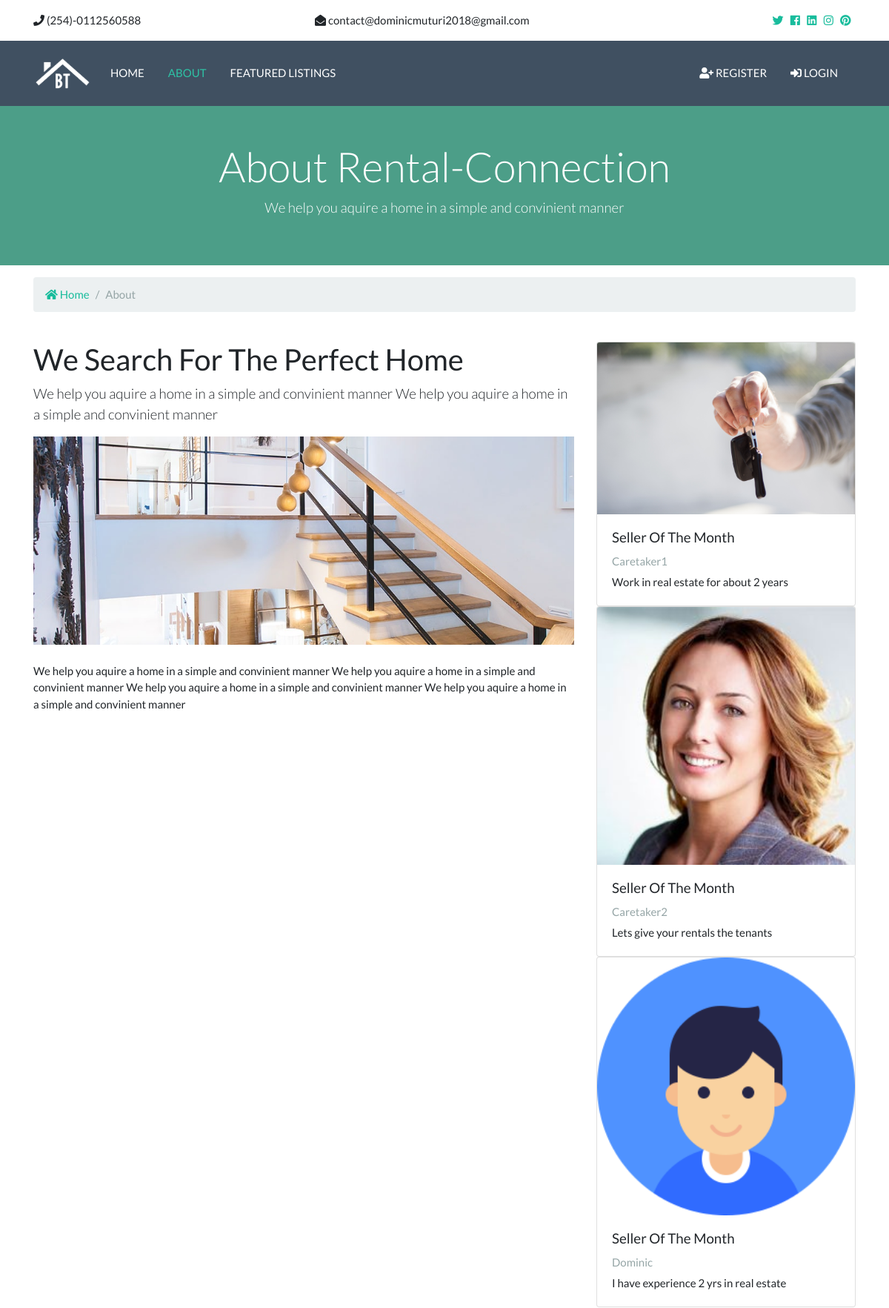
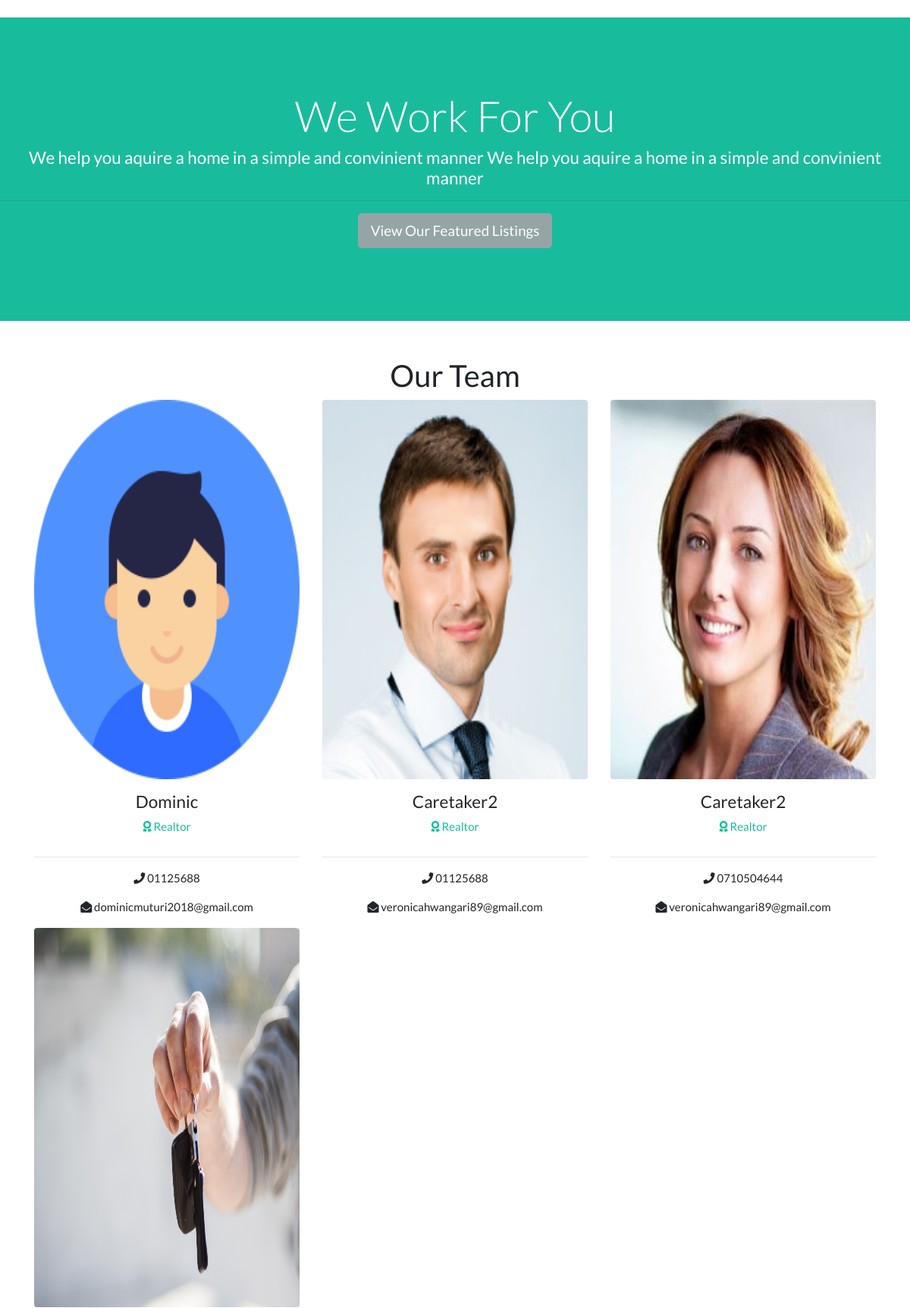
/about (upper part), run on the app's committed database (2 pictures, top to bottom).
### realtors/models.py (models this page shows, shortened)
class Realtor(models.Model):
    name = models.CharField(max_length=255)
    photo = models.ImageField(upload_to="photos/%Y%m/%d/", blank=True)
    description = models.TextField()
    email = models.EmailField()
    phone = models.CharField(max_length=255)
    is_mvp = models.BooleanField(default=False)
    hire_date = models.DateTimeField(auto_now_add=True)

### pages/views.py (the view)
# urls.py: path("about", views.about, name="about"),
def about(request):
    realtors = Realtor.objects.order_by('-hire_date')
    mvp_realtors = Realtor.objects.filter(is_mvp=True)
    context = {
        "realtors": realtors,
        "mvp_realtors": mvp_realtors
    }
    return render(request, "pages/about.html", context)

### templates/pages/about.html (shortened to what this page needs)
{% extends 'base.html'%}{% load static %}
{% block content %}
<section id="showcase-inner" class="py-5 text-white">
  <div class="container">
    <div class="row text-center">
      <div class="col-md-12">
        <h1 class="display-4">About Rental-Connection</h1>
        <p class="lead">
         We help you aquire a home in a simple and convinient manner
        </p>
      </div>
    </div>
  </div>
</section>
<section id="bc" class="mt-3">
  <div class="container">
    <nav aria-label="breadcrumb">
      <ol class="breadcrumb">
        <li class="breadcrumb-item">
          <a href="{% url 'index'%}"> <i class="fas fa-home"></i> Home</a>
        </li>
        <li class="breadcrumb-item active">About</li>
      </ol>
    </nav>
  </div>
</section>
<section id="about" class="py-4">
  <div class="container">
    <div class="row">
      <div class="col-md-8">
        <h2>We Search For The Perfect Home</h2>
        <p class="lead">
            We help you aquire a home in a simple and convinient manner
         We help you aquire a home in a simple and convinient manner
        </p>
        <img src="{% static 'img/about.jpg' %}" alt="" />
        <p class="mt-4">
            We help you aquire a home in a simple and convinient manner
            We help you aquire a home in a simple and convinient manner
            We help you aquire a home in a simple and convinient manner
            We help you aquire a home in a simple and convinient manner
        </p>
      </div>
      <div class="col-md-4">
        {% if mvp_realtors%}
{% for realtor in mvp_realtors%}
<div class="card">
    <img
      class="card-img-top"
      src={{realtor.photo.url}}
      alt="Seller of the month"
    />
    <div class="card-body">
      <h5 class="card-title">Seller Of The Month</h5>
      <h6 class="text-secondary">{{realtor.name}}</h6>
      <p class="card-text"> {{realtor.description}}
      </p>
    </div>
  </div>
{%endfor%}
        {%endif%}
      </div>
    </div>
  </div>
</section>
<section id="work" class="bg-dark text-white text-center">
  <h2 class="display-4">We Work For You</h2>
  <h4>
      We help you aquire a home in a simple and convinient manner
      We help you aquire a home in a simple and convinient manner
  </h4>
  <hr />
  <a href="listings.html" class="btn btn-secondary text-white btn-lg"
    >View Our Featured Listings</a
  >
</section>
<section id="team" class="py-5">
  <div class="container">
    <h2 class="text-center">Our Team</h2>
    <div class="row text-center">
{%for realtor in realtors%}
<div class="col-md-4">
    <img
      src="{{realtor.photo.url}}" height="500"
      alt=""
      class="rounded mb-3"
    />
    <h4>{{realtor.name}}</h4>
    <p class="text-success">
      <i class="fas fa-award text-success mb-3"></i> Realtor
    </p>
    <hr />
    <p><i class="fas fa-phone"></i> {{realtor.phone}}</p>
    <p><i class="fas fa-envelope-open"></i> {{realtor.email}}</p>
  </div>
{%endfor%}
  </div>
</section>
{% endblock%}

### Rental_Connection/static/css/all.css (style rules this page uses)
.fa, .fas, .far, .fal, .fab { -moz-osx-font-smoothing: grayscale; -webkit-font-smoothing: antialiased; display: inline-block; font-style: normal; font-variant: normal; text-rendering: auto; line-height: 1; }
.fa-award:before { content: "\f559"; }
.fa-envelope-open:before { content: "\f2b6"; }
.fa-home:before { content: "\f015"; }
.fa-phone:before { content: "\f095"; }
.fa, .fas { font-family: 'Font Awesome 5 Free'; font-weight: 900; }

### Rental_Connection/static/css/style.css (style rules this page uses)
.btn-secondary { color: #fff !important; }
img { width: 100%; }
#showcase-inner { background: url(../img/building.jpg) no-repeat top center fixed/cover; position: relative; overflow: hidden; min-height: 200px; }
#showcase-inner::before { content: ''; position: absolute; top: 0; left: 0; min-height: 100%; width: 100%; background: rgba(32, 134, 107, 0.8); }
#work { padding: 6rem 0; }

### data on the page
Realtor: photo (picture), name "Caretaker1", description "Work in real estate for about 2 years"
Realtor: photo (picture), name "Caretaker2", description "Lets give your rentals the tenants", phone "0710504644", email "veronicahwangari89@gmail.com"
Realtor: photo (placeholder picture), name "Dominic", description "I have experience 2 yrs in real estate", phone "01125688", email "dominicmuturi2018@gmail.com"
Realtor: photo (picture), name "Caretaker2", phone "01125688", email "veronicahwangari89@gmail.com"
